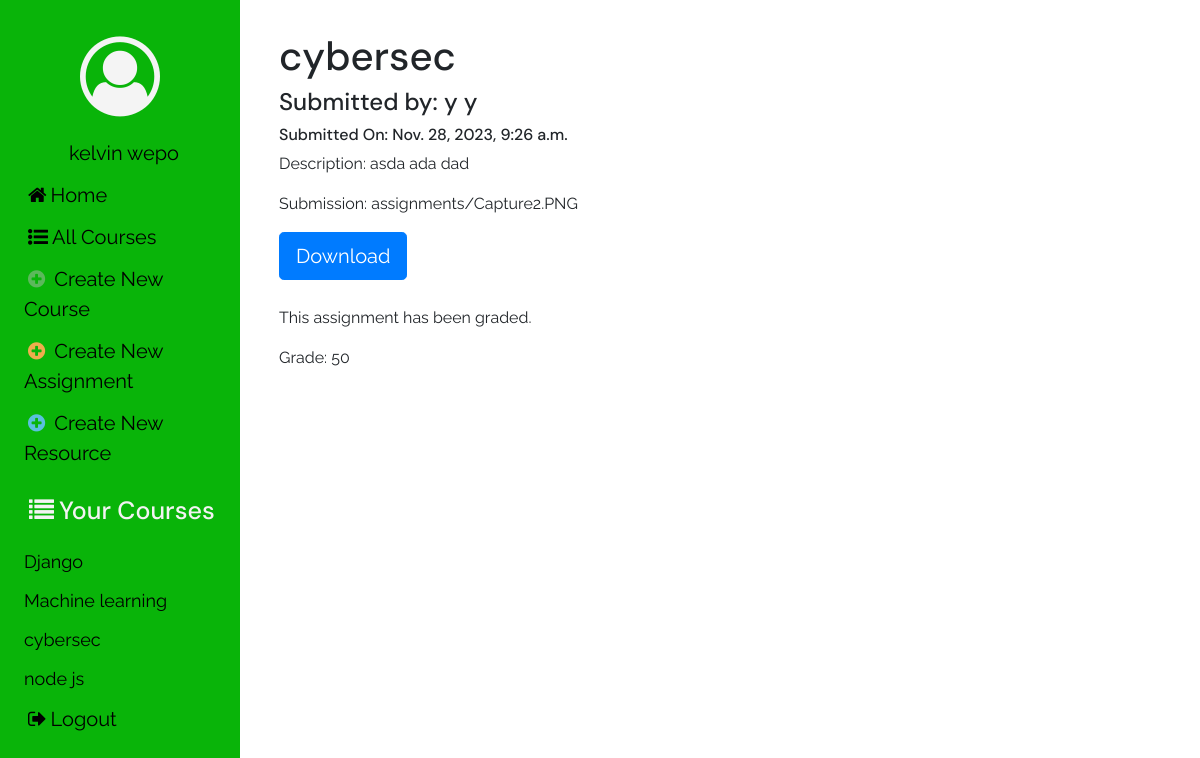
The app's page /assignments/submission/detail/1/ (signed in) with its own data.
### users/models.py (models this page shows)
class User(auth.models.AbstractUser):
    USER_TYPE_CHOICES = (
        (1, 'Student'),
        (2, 'Teacher')
    )
    user_type = models.PositiveIntegerField(choices=USER_TYPE_CHOICES, default=1)
    phone = models.CharField(max_length=15, null=True)
    def __str__(self):
        return self.first_name + ' ' + self.last_name

### courses/models.py (models this page shows, shortened)
class Course(models.Model):
    course_name = models.CharField(max_length=200)
    course_description = models.TextField()
    teacher = models.ForeignKey(User, related_name="course", on_delete=models.CASCADE)
    students = models.ManyToManyField(User, through='Enrollment', related_name="student_course")
    def __str__(self):
        return self.course_name
    class Meta:
        ordering = ['course_name']

### assignments/models.py (models this page shows, shortened)
class SubmitAssignment(models.Model):
    author = models.ForeignKey(User, related_name='assignment', on_delete=models.CASCADE)
    topic = models.CharField(max_length=200, blank=False)
    description = models.TextField(blank=False)
    assignment_file = models.FileField(blank=False, upload_to='assignments')
    submitted_date = models.DateTimeField(default=timezone.now)
    assignment_ques = models.ForeignKey(Assignment, related_name="question", on_delete=models.CASCADE, null=True)
    graded = models.BooleanField(default=False)
    grade = models.IntegerField(
        default=0,
        validators=[
            MaxValueValidator(100),
            MinValueValidator(0)
        ]
    )

### assignments/views.py (the view)
# urls.py: re_path(r'^submission/detail/(?P<pk>[-\w]+)/$', views.SubmitAssignmentDetail.as_view(), name="submit_detail"),
class SubmitAssignmentDetail(LoginRequiredMixin, generic.DetailView):
    model = SubmitAssignment
    template_name = 'assignments/submitassignment_detail.html'
    def get_context_data(self, **kwargs):
        submissions = SubmitAssignment.objects.filter(pk=self.kwargs['pk'])
        submissions_object = get_object_or_404(submissions)
        context = super(SubmitAssignmentDetail, self).get_context_data(**kwargs)
        context['submissions'] = submissions_object
        return context

### courses/context_processors.py (called while the page is built)
def courses_processor(request):
    course = Course.objects.all()
    return {'list_courses': course}

### assignments/templates/assignments/submitassignment_detail.html (shortened to what this page needs)
{% extends 'assignments/assignment_base.html' %}
{% load static %}
{% load bootstrap4 %}
{% block main_content %}
    <div class="container">
        {% if submissions.assignment_ques.course.teacher.id == user.id or submissions.author.id == user.id %}
            <h1>{{submissions.topic}}</h1>
            <h4>Submitted by: {{submissions.author}}</h4>
            <h6>Submitted On: {{submissions.submitted_date}}</h6>
            <p>Description: {{submissions.description}}</p>
            <p>Submission: {{submissions.assignment_file.name}}</p>
            <a href="{{submissions.assignment_file.url}}" class="btn btn-lg btn-primary" download>Download</a>
            <div class="grade">
                {% if submissions.graded == False %}
                    <p>This assignment has not been graded yet.</p>
                {% else %}
                    <p>This assignment has been graded.</p>
                    <p>Grade: {{submissions.grade}}</p>
                {% endif %}
            </div>
        {% else %}
            <div class="jumbotron">
                <h2>You cannot view this assignment.</h2>
            </div>
        {% endif %}
    </div>
{% endblock main_content %}

### templates/base.html (shortened to what this page needs)
{% load static %}
<html lang="en">
<head>
    <link rel="stylesheet" href="https://stackpath.bootstrapcdn.com/bootstrap/4.5.2/css/bootstrap.min.css" />
    <link rel="stylesheet" href="https://stackpath.bootstrapcdn.com/font-awesome/4.7.0/css/font-awesome.min.css" />
    <link rel="stylesheet" href="{% static 'django_lms/css/master.css' %}" />
</head>
<body>
    <div class="sidenav">
        <div class="side-items">
        <span class="sidemenu side-element"><i class="fa fa-user-circle-o fa-5x" aria-hidden="true" id="profile"></i></span>
        {% if user.is_authenticated %}
            <a href="{% url 'profile' pk=user.pk %}" class="sidemenu side-element">{{user}}</a>
            <a href="{% url 'home' %}"><i class="fa fa-home" aria-hidden="true"></i>Home</a>
            <a href="{% url 'courses:list' %}"><i class="fa fa-list-ul" aria-hidden="true"></i>All Courses</a>
            {% if user.user_type == 1 %}
                <span class="sidemenu"><h5 id="side-head"><i class="fa fa-list courses-icon" aria-hidden="true"></i>Your Courses</h5></span>
                {% for course in list_courses %}
                    {% if user in course.students.all %}
                        <span class="course-item"><a href="{% url 'courses:detail' pk=course.pk %}" >{{course}}</a></span>
                    {% endif %}
                {% endfor %}
            {% else %}
                <a href="{% url 'courses:create' %}"><i class="fa fa-plus-circle" aria-hidden="true" style="color: #5cb85c;font-size: 20px;"></i> Create New Course</a>
                <a href="{% url 'assignments:create' %}"><i class="fa fa-plus-circle" aria-hidden="true" style="color: #f0ad4e;font-size: 20px;"></i> Create New Assignment</a>
                <a href="{% url 'assignments:create' %}"><i class="fa fa-plus-circle" aria-hidden="true" style="color: #5bc0de;font-size: 20px;"></i> Create New Resource</a>
                <span class="sidemenu"><h5 id="side-head"><i class="fa fa-list courses-icon" aria-hidden="true"></i>Your Courses</h5></span>
                {% for course in list_courses %}
                    {% if user.id == course.teacher.id %}
                        <span class="course-item"><a href="{% url 'courses:detail' pk=course.pk %}" >{{course}}</a></span>
                    {% endif %}
                {% endfor %}
            {% endif %}
            <a href="{% url 'users:logout' %}" class="sidemenu"><i class="fa fa-sign-out" aria-hidden="true"></i>Logout</a>
        {% endif %}
        </div>
    </div>
    <div class="content">
        {% block body_content %}
        {% endblock body_content %}
    </div>
</body>
</html>

### static/django_lms/css/master.css (style rules this page uses)
.sidenav { height: 100%; width: 20%; position: fixed; z-index: 1; top: 0; left: 0; background-color:rgb(9, 180, 9); overflow-x: hidden; padding-top: 20px; }
h1, h2, h3, h4, h5, h6 { font-family: 'DM Sans', sans-serif; }
p, a { font-family: 'Raleway', 'sans-serif'; }
.sidenav a { padding: 6px 8px 6px 16px; text-decoration: none; font-size: 20px; color: black; display: block; }
.content { margin-top: 2em; margin-left: 22%; margin-bottom: 2em; margin-right: 2em; }
.sidemenu { display: block; color: #f4f4f4; }
.side-element { text-align: center; }
i { margin: 0.2em; }
.side-items { margin-left: 0.5em; margin-right: 0.5em; }
#side-head { margin-top: 0.5em; padding: 6px 8px 6px 16px; text-decoration: none; font-size: 25px; color: #f3f3f3; }
.course-item a { font-size: 18px; }
.card-deck, .assignments, .submissions, .grade { margin:3% 0% 3% 0% }

### records on screen
User: first_name+last_name "kelvin wepo"
Course: course_name "Django"
Course: course_name "Machine learning"
Course: course_name "cybersec"
Course: course_name "node js"
SubmitAssignment: topic "cybersec", author "y y", submitted_date "Nov. 28, 2023, 9:26 a.m.", description "asda ada dad", assignment_file.name "assignments/Capture2.PNG", grade "50"
